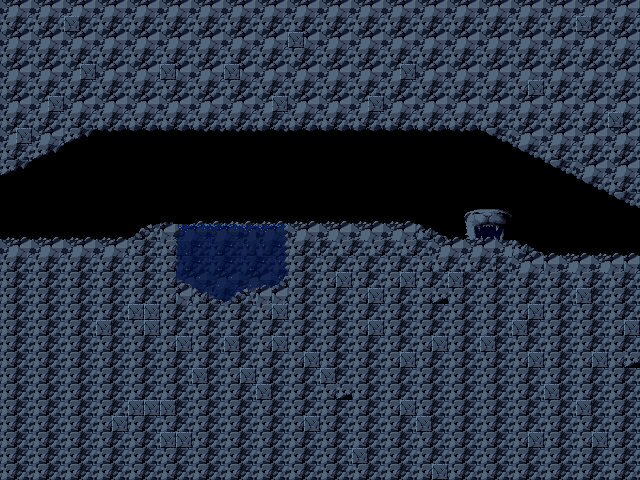

A level layout from a 2D game, rendered from its tile map. Below: a short description, then the map file with tile-grid data replaced by summaries:
An orthogonal 40x30 tile map with 16x16 px tiles, 3 tile layers (background, forgeground, forgeground2) and 30 objects (oneway, door).

<map version="1.10" tiledversion="1.11.0" orientation="orthogonal" renderorder="right-down" width="40" height="30" tilewidth="16" tileheight="16" infinite="0" nextlayerid="10" nextobjectid="219">
 <editorsettings>
  <export target="testLevel1.lua" format="lua" />
 </editorsettings>
 <properties>
  <property name="background" value="background2" />
 </properties>
 <tileset firstgid="1" name="darkCave" tilewidth="16" tileheight="16" tilecount="80" columns="16">
  <image source="../tilesets/darkCave.png" width="256" height="80" />
  <tile id="13">
   <animation>
    <frame tileid="13" duration="220" />
    <frame tileid="14" duration="220" />
    <frame tileid="15" duration="220" />
   </animation>
  </tile>
  <tile id="14">
   <animation>
    <frame tileid="14" duration="220" />
    <frame tileid="13" duration="220" />
    <frame tileid="15" duration="220" />
   </animation>
  </tile>
  <tile id="29">
   <animation>
    <frame tileid="29" duration="220" />
    <frame tileid="30" duration="220" />
    <frame tileid="31" duration="220" />
   </animation>
  </tile>
  <tile id="30">
   <animation>
    <frame tileid="31" duration="220" />
    <frame tileid="30" duration="220" />
    <frame tileid="29" duration="220" />
   </animation>
  </tile>
 </tileset>
 <layer id="1" name="background" width="40" height="30">
  <data>[1200 cells, 1041 non-empty, 14 distinct tile ids]</data>
 </layer>
 <layer id="2" name="forgeground" width="40" height="30">
  <data>[1200 cells, 1026 non-empty, 23 distinct tile ids]</data>
 </layer>
 <layer id="4" name="forgeground2" width="40" height="30">
  <data>[1200 cells, 13 non-empty, 8 distinct tile ids]</data>
 </layer>
 <objectgroup id="5" name="ground">
  <object id="1" x="0" y="239" width="131" height="3" />
  <object id="14" x="453" y="239" width="28" height="1" />
  <object id="19" x="529" y="255" width="33" height="2" />
  <object id="20" x="562" y="255" width="91" height="2" />
  <object id="66" x="494.211" y="212">
   <polygon points="55.7895,44 23.7105,35 2.78947,27" />
  </object>
  <object id="67" x="0" y="174" width="2" height="64" />
  <object id="96" x="171" y="224" width="5" height="1" />
  <object id="97" x="288" y="224" width="128" height="1" />
  <object id="108" x="641" y="208">
   <polygon points="0,0 -161,-80 -158,-89" />
  </object>
  <object id="109" x="97" y="129" width="384" height="1" />
  <object id="110" x="96" y="130">
   <polygon points="0,0 -95,45 -78.6559,26" />
  </object>
  <object id="162" x="154" y="226" width="7" height="1" />
  <object id="168" x="416" y="224">
   <polygon points="0,0 39,16 0,4" />
  </object>
  <object id="174" x="175" y="224" width="1" height="55" />
  <object id="181" x="272" y="288">
   <polygon points="0,0 30,-16 20,-2.15385" />
  </object>
  <object id="182" x="247" y="288">
   <polygon points="0,0 -26,18 -16,17 4,13" />
  </object>
  <object id="183" x="227" y="306">
   <polygon points="0,0 -53,-29 -41.5686,-2" />
  </object>
  <object id="184" x="247" y="288" width="28" height="1" />
  <object id="185" x="288" y="225" width="1" height="55" />
  <object id="186" x="218" y="301" width="14" height="3" />
  <object id="190" name="oneway" x="176" y="240" width="16" height="1" />
  <object id="198" x="171" y="224">
   <polygon points="0,0 -10,2 -4,4" />
  </object>
  <object id="199" x="154" y="226">
   <polygon points="0,0 -23,13 0,1" />
  </object>
  <object id="205" x="641" y="207" width="22" height="1" />
  <object id="212" x="640" y="206" width="3" height="50" />
  <object id="217" x="494" y="239" width="3" height="1" />
  <object id="218" x="494" y="239">
   <polygon points="0,0 -1,1 -12,1 -13,0 -13,2 0,2" />
  </object>
 </objectgroup>
 <objectgroup id="8" name="warp">
  <object id="211" name="testLevel2" type="door" x="482" y="219" width="12" height="21">
   <properties>
    <property name="destX" type="int" value="407" />
    <property name="destY" type="int" value="297" />
   </properties>
  </object>
 </objectgroup>
 <objectgroup id="6" name="environment" visible="0">
  <object id="187" x="175" y="226" width="126" height="81" />
 </objectgroup>
 <objectgroup id="7" name="enemies">
  <object id="210" x="236" y="257">
   <point />
  </object>
 </objectgroup>
</map>